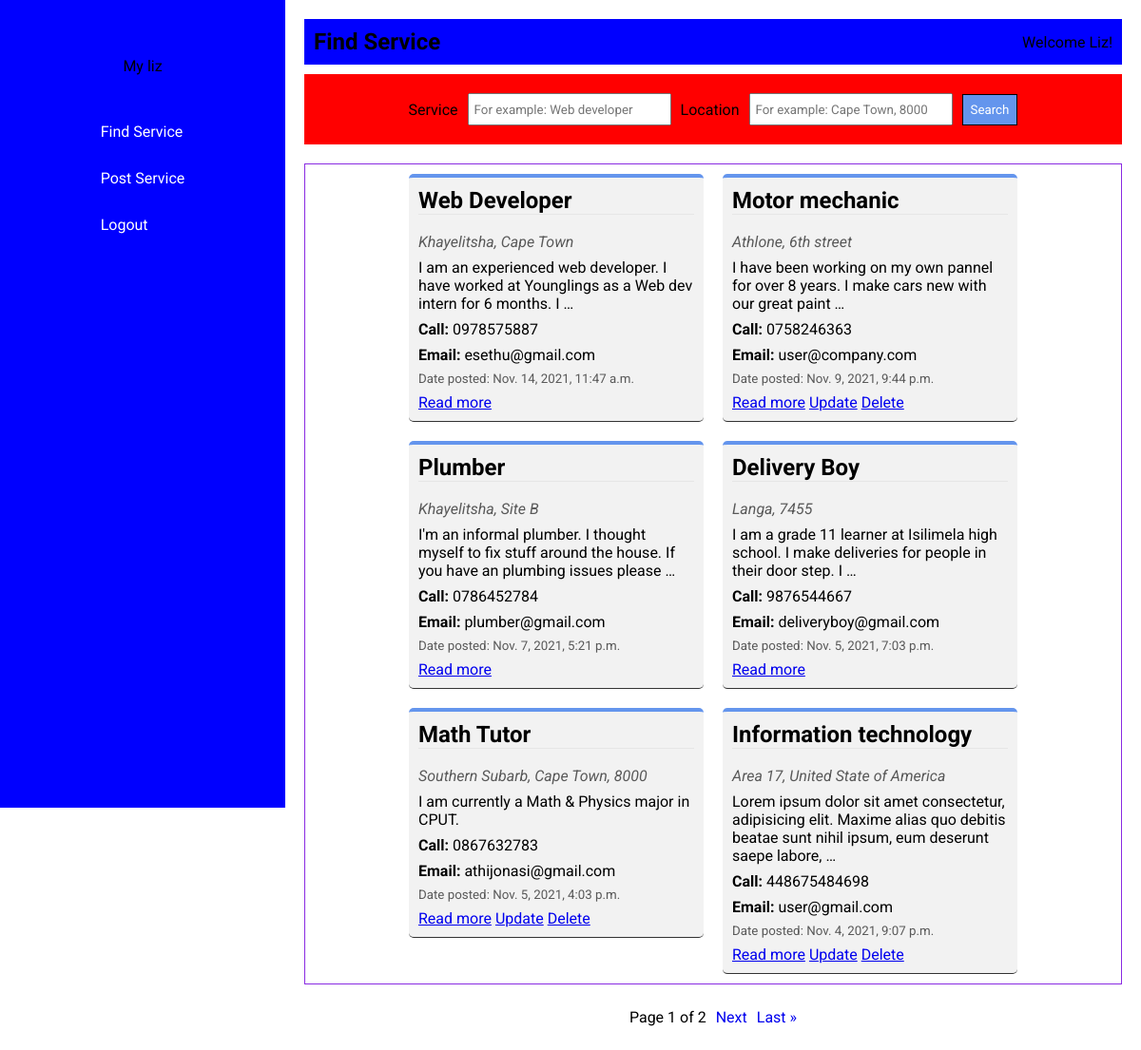
The app's page / (signed in) with its own data.
### main/models.py (models this page shows, shortened)
class Service(models.Model):
    service_name = models.CharField(max_length=200)
    location = models.CharField(max_length=150)
    experience = models.CharField(max_length=400)
    phone = models.CharField(max_length=50)
    email = models.EmailField(max_length=50)
    datecreated = models.DateTimeField(default=datetime.now, blank=True)
    author = models.ForeignKey(User, on_delete=models.CASCADE)

### main/views.py (the view)
# urls.py: path('', views.index, name='index'),
@login_required(login_url='login')
def index(request):
    services = Service.objects.all().order_by('-datecreated')
    myFilter = ServiceFilter(request.GET, queryset=services)
    services = myFilter.qs
    p = Paginator(myFilter.qs, 6)
    page = request.GET.get('page')
    services = p.get_page(page)
    return render(request, 'index.html', {'services': services, 'myFilter': myFilter})

### main/templatetags/main_extras.py (called while the page is built)
@register.simple_tag
def my_url(value, field_name, urlencode=None):
    url = '?{}={}'.format(field_name, value)
    if urlencode:
        querystring = urlencode.split('&')
        filtered_querystring = filter(
            lambda p: p.split('=')[0] != field_name, querystring)
        encoded_querystring = '&'.join(filtered_querystring)
        url = '{}&{}'.format(url, encoded_querystring)
    return url

### templates/index.html (shortened to what this page needs)
{% extends 'base.html' %}
{% load main_extras %}
{% load static %}
{% block links %}
    <link rel="stylesheet" href="{% static 'main/css/home.css' %}">
{% endblock links %}
{% block content %}
    <div class="home-container">
        <div class="home-page-title">
            <h1>Find Service</h1>
            <a href="/profile">Welcome {{ request.user }}!</a>
        </div>
        <div class="home-search">
            <form id="filterForm" action="">
                {{ myFilter.form }}
                <button class="home-search-btn" type="submit">Search</button>
            </form>
        </div>
        <div class="home-service-container">
        {% for service in services %}
            <div class="home-service">
                <h1 id="service-contentc">{{ service.service_name }}</h1><br>
                <address id="service-content">{{ service.location }}</address>
                <p id="service-content">{{ service.experience|truncatewords:20 }}</p>
                <p id="service-content"><strong>Call:</strong> {{ service.phone }}</p>
                <p id="service-content"><strong>Email:</strong> {{ service.email }}</p>
                <small id="service-content">Date posted: {{ service.datecreated }}</small>
                <div class="service-btns">
                        <a id="service-content" href="/view_service/{{ service.id }}">Read more</a>
                    {% if user.is_authenticated and service.author.id == user.id %}
                        <a id="service-content" href="/update/{{ service.id }}">Update</a>
                        <a id="service-content" href="/delete/{{ service.id }}">Delete</a>
                    {% endif %}
                </div>
            </div>
        {% endfor %}
        </div>
        <div class="pagination">
            <span>
                Page {{ services.number }} of {{ services.paginator.num_pages }}
            </span>
            {% if services.has_next %}
            <a href="{% my_url services.next_page_number 'page' request.GET.urlencode %}">Next</a>
            <a href="{% my_url services.paginator.num_pages 'page' request.GET.urlencode %}">Last &raquo;</a>
            {% endif %}
        </div>
    </div>
{% endblock content %}

### static/main/css/style.css (style rules this page uses)
* { margin: 0px; padding: 0px; font-family: 'Roboto', sans-serif; }
body { display: flex; flex-direction: row; background-color: #fff; }

### static/main/css/home.css (style rules this page uses)
.home-container { margin: 20px; }
.home-container .home-page-title { display: flex; flex-direction: row; align-items: center; justify-content: space-between; background-color: blue; margin: 10px 0px 10px 0px; padding: 10px; }
.home-page-title a { text-decoration: none; color: #000; }
.home-container .home-search { background-color: red; padding: 10px; margin: 10px 0px 20px 0px; }
.home-container .home-search form { display: flex; flex-direction: row; flex-wrap: wrap; align-items: center; justify-content: center; }
.home-container .home-search form input { padding: 5px; margin: 10px; width: 200px; height: 20px; }
.home-search-btn { padding: 8px; background-color: cornflowerblue; border: 1px solid black; color: #fff; }
.home-service-container { display: flex; flex-wrap: wrap; align-items: flex-start; justify-content: center; border: 1px solid blueviolet; }
.home-service-container .home-service { display: flex; flex-direction: column; width: 290px; margin: 10px; background-color: rgb(242, 242, 242); padding: 10px; border-top: 4px solid cornflowerblue; border-bottom: 1px solid rgb(51, 51, 51); border-radius: 5px; }
.home-service h1 { border-bottom: 1px solid rgb(230, 230, 230) }
.home-service #service-content { margin-bottom: 8px; }
.home-service-container .home-service address, small { color: rgb(89, 89, 89); }
.pagination { display: flex; align-items: center; justify-content: center; margin: 20px; }
.pagination a, span { margin: 5px; text-decoration: none; }

### records on screen
Service: service_name "Web Developer", location "Khayelitsha, Cape Town", experience "I am an experienced web developer. I have worked at Younglings as a Web dev intern for 6 months. I …", phone "0978575887", email "esethu@gmail.com", datecreated "Nov. 14, 2021, 11:47 a.m."
Service: service_name "Motor mechanic", location "Athlone, 6th street", experience "I have been working on my own pannel for over 8 years. I make cars new with our great paint …", phone "0758246363", email "user@company.com", datecreated "Nov. 9, 2021, 9:44 p.m."
Service: service_name "Plumber", location "Khayelitsha, Site B", experience "I'm an informal plumber. I thought myself to fix stuff around the house. If you have an plumbing issues please …", phone "0786452784", email "plumber@gmail.com", datecreated "Nov. 7, 2021, 5:21 p.m."
Service: service_name "Delivery Boy", location "Langa, 7455", experience "I am a grade 11 learner at Isilimela high school. I make deliveries for people in their door step. I …", phone "9876544667", email "deliveryboy@gmail.com", datecreated "Nov. 5, 2021, 7:03 p.m."
Service: service_name "Math Tutor", location "Southern Subarb, Cape Town, 8000", experience "I am currently a Math & Physics major in CPUT.", phone "0867632783", email "athijonasi@gmail.com", datecreated "Nov. 5, 2021, 4:03 p.m."
Service: service_name "Information technology", location "Area 17, United State of America", experience "Lorem ipsum dolor sit amet consectetur, adipisicing elit. Maxime alias quo debitis beatae sunt nihil ipsum, eum deserunt saepe labore, …", phone "448675484698", email "user@gmail.com", datecreated "Nov. 4, 2021, 9:07 p.m."

### other values on screen
{{ request.user }} "Liz"
{{ services.number }} "1"
{{ services.paginator.num_pages }} "2"
